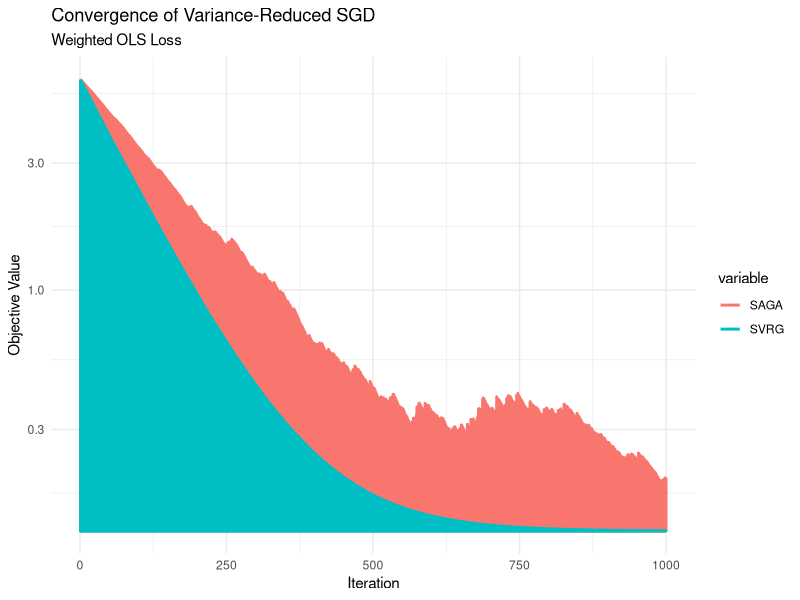

The R source for this figure:
# Weighted OLS via SAGA and SVRG
# Generate synthetic data
set.seed(42)
n <- 1000  # Number of samples
p <- 10    # Number of features
X <- cbind(1, matrix(rnorm(n * (p - 1)), ncol = p - 1))  # Design matrix with intercept
beta_true <- rnorm(p)  # True coefficients
y <- X %*% beta_true + rnorm(n, sd = 0.5)  # Response with noise
w <- runif(n, 0.5, 1.5)  # Sample weights
# Normalize features (critical for stability)
X[, -1] <- scale(X[, -1])

# Objective function (weighted OLS loss)
weighted_ols_loss <- function(beta, X, y, w) {
  mean_w <- mean(w)
  sum_w <- sum(w)
  0.5 * (sum(w * (y - X %*% beta)^2) / sum_w)
}

# Analytical solution (minimizer)
analytical_beta <- solve(t(X) %*% diag(w) %*% X, t(X) %*% (w * y))
analytical_loss <- weighted_ols_loss(analytical_beta, X, y, w)

# SAGA Algorithm
saga_ols <- function(X, y, w, max_iter = 1000, lr = 0.01) {
  n <- nrow(X)
  p <- ncol(X)
  beta <- rep(0, p)  # Initialize coefficients
  grad_table <- matrix(0, n, p)  # Store past gradients
  mean_grad <- rep(0, p)  # Mean of stored gradients
  
  # Initialize gradient table
  for (i in 1:n) {
    xi <- X[i, ]
    yi <- y[i]
    wi <- w[i]
    resid <- yi - sum(xi * beta)
    grad_table[i, ] <- -wi * resid * xi
  }
  mean_grad <- colMeans(grad_table)
  
  obj_history <- numeric(max_iter)
  
  for (iter in 1:max_iter) {
    i <- sample(n, 1)  # Random sample
    xi <- X[i, ]
    yi <- y[i]
    wi <- w[i]
    
    # Compute new gradient
    resid_new <- yi - sum(xi * beta)
    grad_new <- -wi * resid_new * xi
    
    # Update direction
    v <- grad_new - grad_table[i, ] + mean_grad
    beta <- beta - lr * v
    
    # Update mean gradient
    mean_grad <- mean_grad + (grad_new - grad_table[i, ]) / n
    grad_table[i, ] <- grad_new
    
    # Track objective
    obj_history[iter] <- weighted_ols_loss(beta, X, y, w)
  }
  
  list(beta = beta, obj_history = obj_history)
}

# SVRG Algorithm
svrg_ols <- function(X, y, w, max_iter = 1000, lr = 0.01, m = 100) {
  n <- nrow(X)
  p <- ncol(X)
  beta <- rep(0, p)  # Initialize coefficients
  obj_history <- numeric(max_iter)
  iter_count <- 0
  
  while (iter_count < max_iter) {
    beta_s <- beta  # Snapshot point
    grad_full <- rep(0, p)  # Full gradient storage
    
    # Compute full gradient at snapshot
    for (i in 1:n) {
      xi <- X[i, ]
      yi <- y[i]
      wi <- w[i]
      resid <- yi - sum(xi * beta_s)
      grad_full <- grad_full - wi * resid * xi
    }
    grad_full <- grad_full / n  # CRITICAL: Use AVERAGE
    
    # Inner loop
    inner_iters <- min(m, max_iter - iter_count)
    for (t in 1:inner_iters) {
      iter_count <- iter_count + 1
      i <- sample(n, 1)  # Random sample
      xi <- X[i, ]
      yi <- y[i]
      wi <- w[i]
      
      # Gradients at current beta and snapshot
      resid_beta <- yi - sum(xi * beta)
      grad_beta <- -wi * resid_beta * xi
      
      resid_s <- yi - sum(xi * beta_s)
      grad_s <- -wi * resid_s * xi
      
      # Variance-reduced update
      v <- grad_beta - grad_s + grad_full
      beta <- beta - lr * v
      
      # Track objective
      obj_history[iter_count] <- weighted_ols_loss(beta, X, y, w)
    }
  }
  
  list(beta = beta, obj_history = obj_history)
}

saga_result <- saga_ols(X, y, w, max_iter=20000, lr=0.003)
svrg_result <- svrg_ols(X, y, w, max_iter=20000, lr=0.005, m=10)

# Plot convergence
library(ggplot2)
df <- data.frame(
  Iteration = 1:1000,
  SAGA = saga_result$obj_history,
  SVRG = svrg_result$obj_history
)
df_long <- reshape2::melt(df, id.vars = "Iteration")

ggplot(df_long, aes(x = Iteration, y = value, color = variable)) +
  geom_line(linewidth = 1) +
  labs(title = "Convergence of Variance-Reduced SGD",
       subtitle = "Weighted OLS Loss",
       y = "Objective Value",
       x = "Iteration") +
  scale_y_log10() +
  theme_minimal()

cat("Analytical Loss:", analytical_loss, "\n")
cat("SAGA Final Loss:", tail(saga_result$obj_history, 1), "\n")
cat("SVRG Final Loss:", tail(svrg_result$obj_history, 1), "\n")
